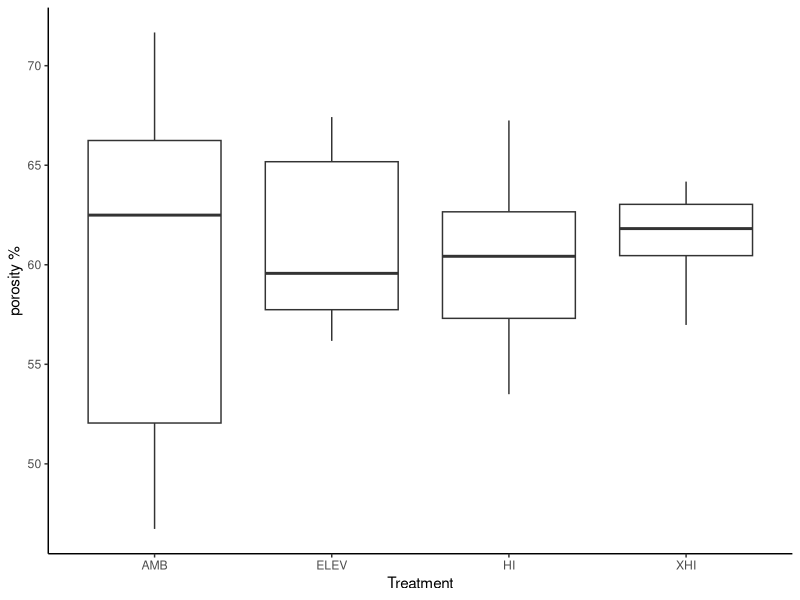
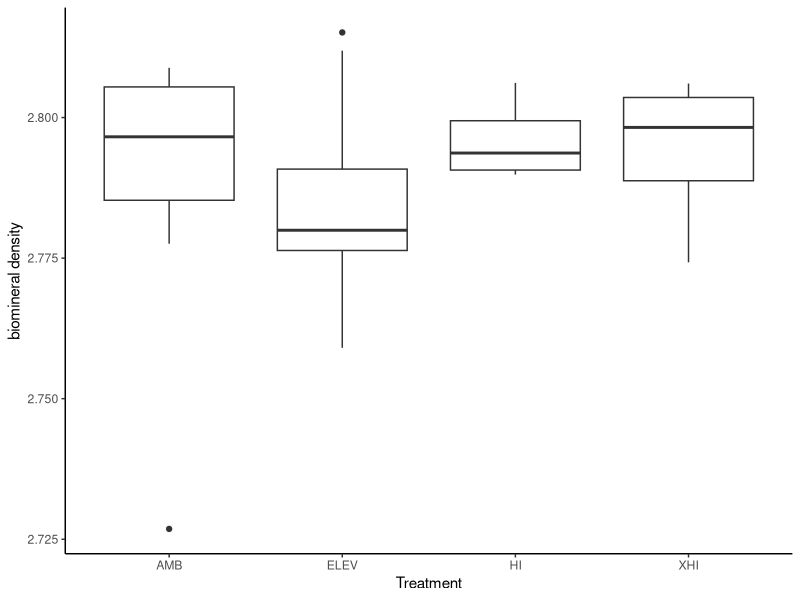
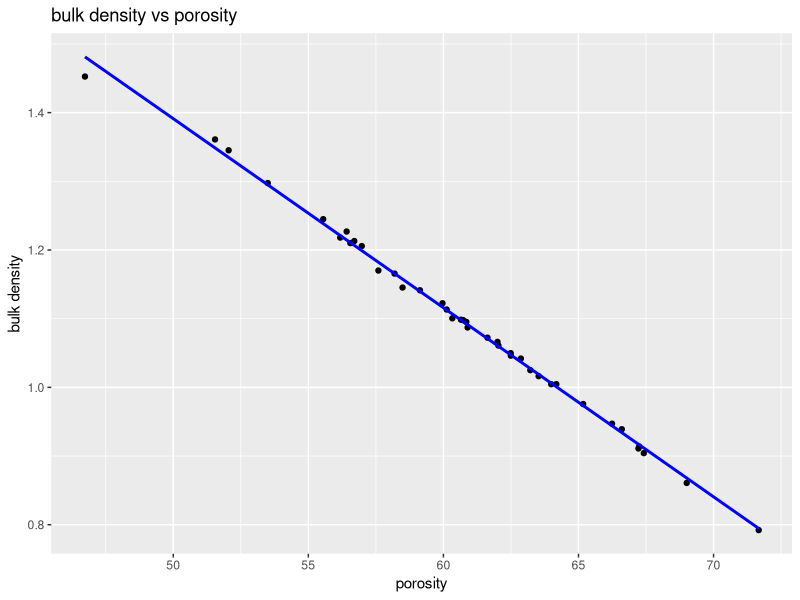
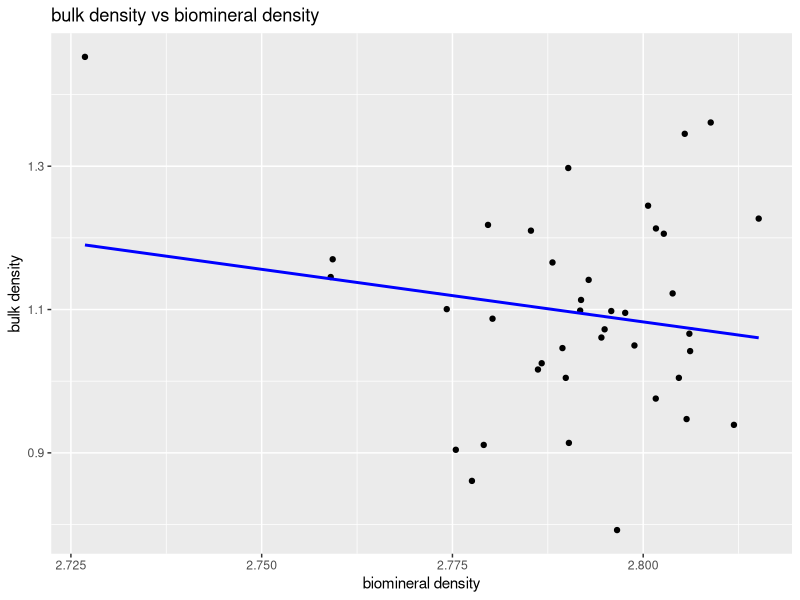
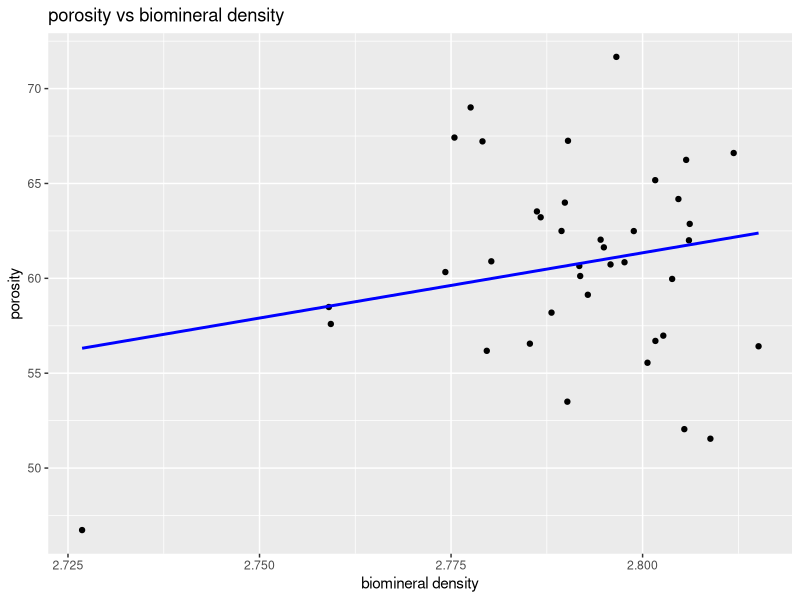

Reproduce these figures in R, in order.

library(ggplot2)
library(dplyr)
data <- read.csv('data2/porosity.csv', stringsAsFactors = TRUE)

porplot <- ggplot(data = data, aes(x=treat, y=p))+
  geom_boxplot()+
  theme_classic() +
  labs(x = "Treatment", y = "porosity %")
porplot

bioplot <- ggplot(data = data, aes(x=treat, y=pm))+
  geom_boxplot()+
  theme_classic() +
  labs(x = "Treatment", y = "biomineral density")
bioplot

pbvp <- ggplot(data = data, aes(x=p, y=pb))+
  geom_point()+
  geom_smooth(method = "lm", se = FALSE, color = "blue")+
  labs (title = "bulk density vs porosity", x = "porosity", y = "bulk density")

pbvp

bdvpm <- ggplot(data = data, aes(x=pm, y=pb))+
  geom_point()+
  geom_smooth(method = "lm", se = FALSE, color = "blue")+
  labs (title = "bulk density vs biomineral density", x = "biomineral density", y = "bulk density")
bdvpm

pmvp <- ggplot(data = data, aes(x=pm, y=p))+
  geom_point()+
  geom_smooth(method = "lm", se = FALSE, color = "blue")+
  labs (title = "porosity vs biomineral density", x = "biomineral density", y = "porosity")
pmvp
